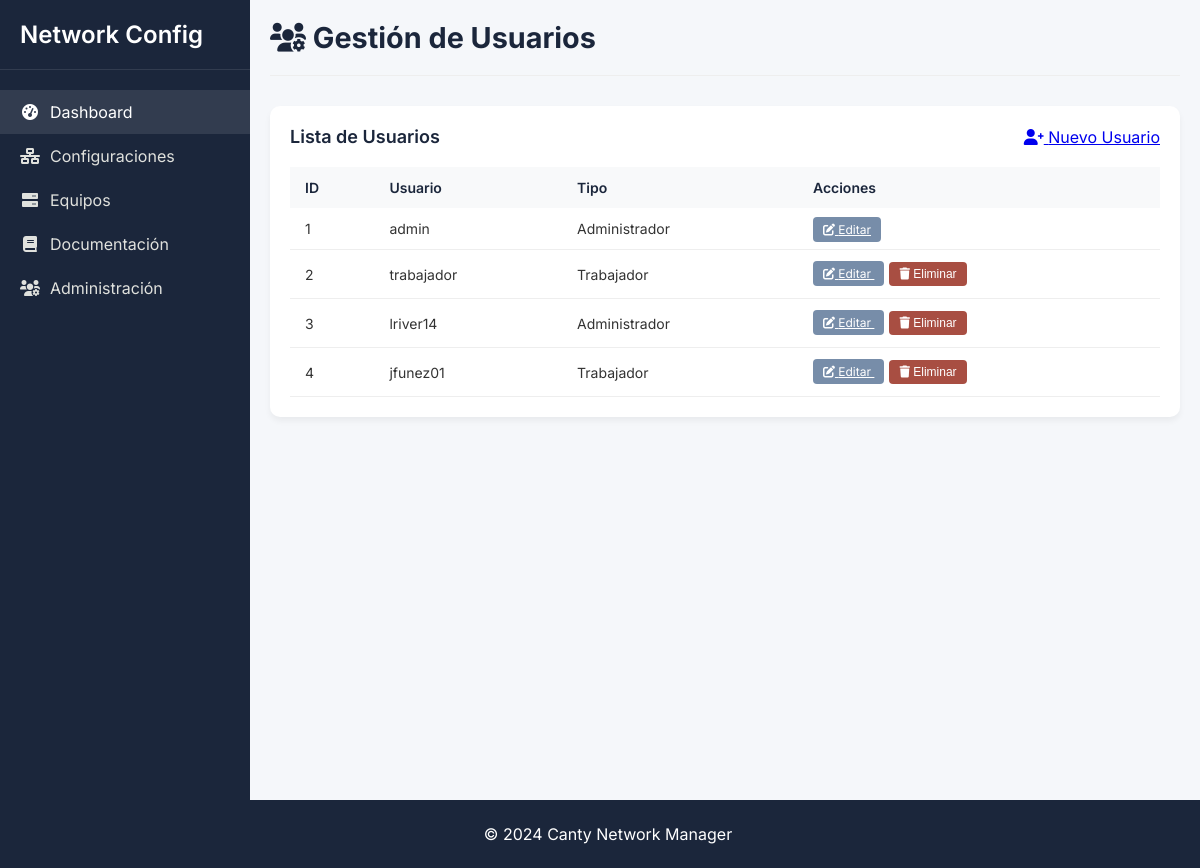
The app's page /user_management (signed in), older data.
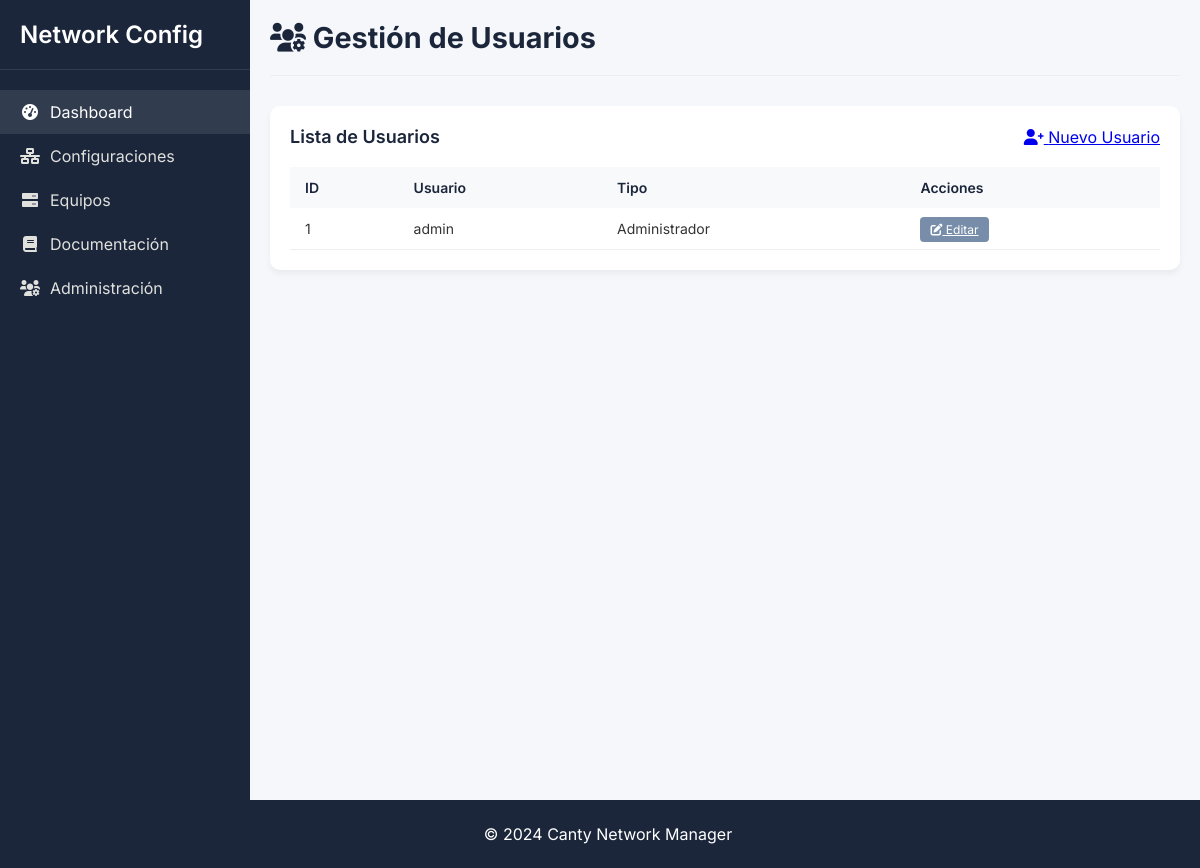
The same page, newer data.
### tables this page shows
CREATE TABLE User_Login (
        id INTEGER PRIMARY KEY AUTOINCREMENT,
        usuario TEXT UNIQUE NOT NULL,
        contrasena TEXT NOT NULL,
        tipo_usuario INTEGER NOT NULL,
        FOREIGN KEY (tipo_usuario) REFERENCES Tipo_usuario(id)
    );

CREATE TABLE Tipo_usuario (
        id INTEGER PRIMARY KEY AUTOINCREMENT,
        tipo_usuario TEXT UNIQUE
    );

### app.py (the view)
@app.route('/user_management')
@admin_required
def user_management():
    with closing(get_db()) as conn:
        users = conn.execute('''
            SELECT u.id, u.usuario, t.tipo_usuario
            FROM User_Login u
            JOIN Tipo_usuario t ON u.tipo_usuario = t.id
            ORDER BY u.id
        ''').fetchall()
        user_types = conn.execute(
            'SELECT id, tipo_usuario FROM Tipo_usuario'
        ).fetchall()
    return render_template('admin/user_management.html',
                         users=users,
                         user_types=user_types)

### app.py (called while the page is built)
@login_manager.user_loader
def load_user(user_id):
    with closing(get_db()) as conn:
        user = conn.execute(
            'SELECT id, usuario, tipo_usuario FROM User_Login WHERE id = ?',
            (user_id,)
        ).fetchone()
        if user:
            return User(user['id'], user['usuario'], user['tipo_usuario'])
    return None

def admin_required(f):
    @wraps(f)
    @login_required
    def decorated_function(*args, **kwargs):
        if not current_user.is_admin:
            abort(403)  # Prohibido
        return f(*args, **kwargs)
    return decorated_function

def get_db():
    conn = sqlite3.connect(app.config['DATABASE'])
    conn.row_factory = sqlite3.Row
    return conn

@app.context_processor
def inject_user():
    return dict(current_user=current_user)

    @property
    def is_admin(self):
        return self.user_type == 1 # Asumiendo que 1 es el tipo para admin

### templates/admin/user_management.html (shortened to what this page needs)
{% extends "base.html" %}
{% block extra_css %}
    <link rel="stylesheet" href="{{ url_for('static', filename='css/dashboard.css') }}">
{% endblock %}
{% block content %}
<div class="app-container">
    <aside class="sidebar">
        <div class="sidebar-header">
            <h2>Network Config</h2>
        </div>
        <div class="sidebar-menu">
            <a href="{{ url_for('dashboard') }}" class="menu-item active">
                <i class="fas fa-tachometer-alt"></i>
                <span>Dashboard</span>
            </a>
            <a href="{{ url_for('dashboard_list_version') }}" class="menu-item">
                <i class="fas fa-network-wired"></i>
                <span>Configuraciones</span>
            </a>
            <a href="{{ url_for('list_device') }}" class="menu-item">
                <i class="fas fa-server"></i>
                <span>Equipos</span>
            </a>
            <a href="{{ url_for('documentacion') }}" class="menu-item">
                <i class="fas fa-book"></i>
                <span>Documentación</span>
            </a>
            {% if current_user.is_admin %}
            <a href="{{ url_for('user_management') }}" class="menu-item">
                <i class="fas fa-users-cog"></i>
                <span>Administración</span>
            </a>
            {% endif %}
        </div>
    </aside>
    <div class="main-content">
        <div class="header">
            <h1><i class="fas fa-users-cog"></i> Gestión de Usuarios</h1>
        </div>
        <div class="table-container">
            <div class="table-header">
                <h3 class="table-title">Lista de Usuarios</h3>
                <a href="{{ url_for('create_user') }}" class="btn-primary">
                    <i class="fas fa-user-plus"></i> Nuevo Usuario
                </a>
            </div>
            <table>
                <thead>
                    <tr>
                        <th>ID</th>
                        <th>Usuario</th>
                        <th>Tipo</th>
                        <th>Acciones</th>
                    </tr>
                </thead>
                <tbody>
                    {% for user in users %}
                    <tr>
                        <td>{{ user.id }}</td>
                        <td>{{ user.usuario }}</td>
                        <td>{{ user.tipo_usuario }}</td>
                        <td>
                            <a href="{{ url_for('edit_user', user_id=user.id) }}" class="action-btn edit-btn">
                                <i class="fas fa-edit"></i> Editar
                            </a>
                            {% if user.id != current_user.id and user.id !=1 %}
                            <form action="{{ url_for('delete_user', user_id=user.id) }}" method="POST" style="display: inline;">
                                <button type="submit" class="action-btn delete-btn" onclick="return confirm('¿Eliminar este usuario?')">
                                    <i class="fas fa-trash"></i> Eliminar
                                </button>
                            </form>
                            {% endif %}
                        </td>
                    </tr>
                    {% endfor %}
                </tbody>
            </table>
        </div>
    </div>
</div>
{% endblock %}

Row changes from the older to the newer data that the page shows:
removed User_Login: id "2", usuario "trabajador", tipo_usuario "Trabajador"
removed User_Login: id "3", usuario "lriver14", tipo_usuario "Administrador"
removed User_Login: id "4", usuario "jfunez01", tipo_usuario "Trabajador"
